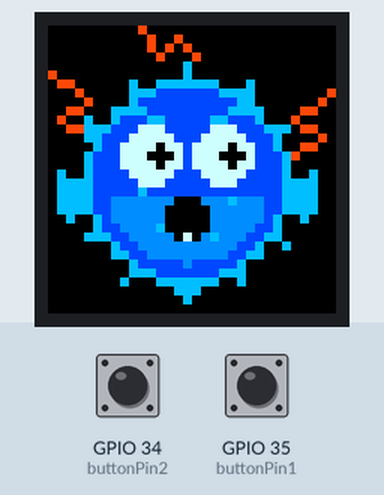
A sketch run on a simulated ESP32. Parts: 32×32 colour display. The test bench sets the inputs (shaded band); at power-on: GPIO 34 (buttonPin2) LOW, GPIO 35 (buttonPin1) LOW. What the sketch prints to the serial monitor is not drawn.

Above: at 1.2 s.
1.3 s: GPIO 34 (buttonPin2) pulled HIGH for 0.15 s
At 1.65 s:
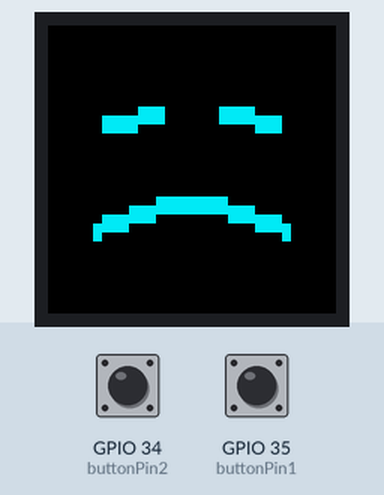
2.0 s: GPIO 35 (buttonPin1) pulled HIGH for 0.15 s
At 2.58 s:
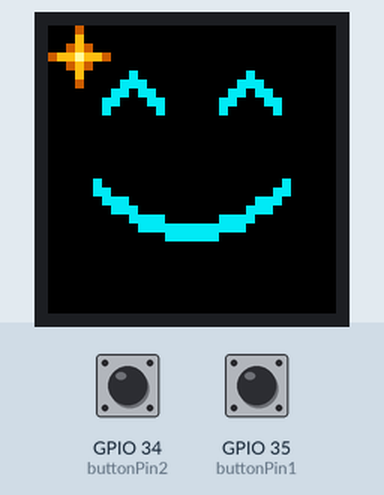
2.7 s: GPIO 34 (buttonPin2) pulled HIGH for 1 s
At 4.23 s:
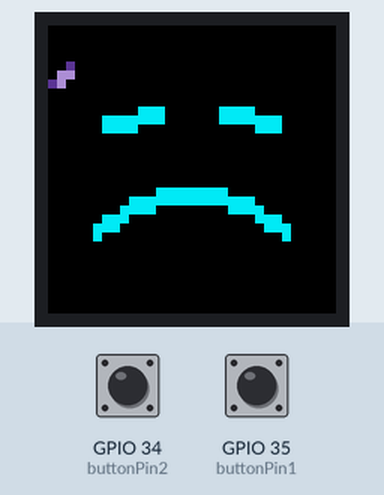
4.3 s: GPIO 35 (buttonPin1) pulled HIGH for 1 s
At 6.04 s:
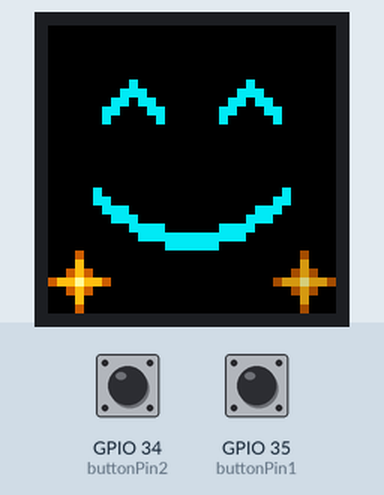
Timing chart, 0 to 6.9 s (numbered marks = the images above; inputs shaded):
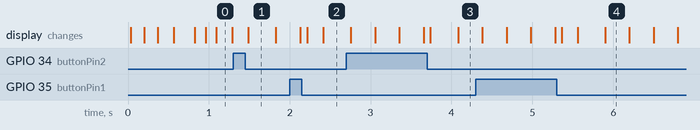

The sketch:

after.ino
```cpp
// --- CUSTOM PXMATRIX PINS: PRESERVED FROM YOUR SKETCH ---
#define P_R1 13
#define P_G1 27
#define P_B1 26
#define P_R2 13
#define P_G2 27
#define P_B2 26

#define PxMATRIX_DOUBLE_BUFFER true

#include <PxMatrix.h>
#include <math.h>

// ------------------------- Matrix wiring -------------------------
#define P_LAT 22
#define P_A   19
#define P_B   23
#define P_C   18
#define P_D   5
#define P_OE  16

PxMATRIX display(32, 32, P_LAT, P_OE, P_A, P_B, P_C, P_D);

// ------------------------- Display refresh -------------------------
hw_timer_t *displayTimer = nullptr;
portMUX_TYPE timerMux = portMUX_INITIALIZER_UNLOCKED;

void IRAM_ATTR display_updater() {
  portENTER_CRITICAL_ISR(&timerMux);
  display.display(10);
  portEXIT_CRITICAL_ISR(&timerMux);
}

// ------------------------- Buttons -------------------------
const int buttonPin1 = 35;
const int buttonPin2 = 34;

// External pull-ups: released = HIGH, pressed = LOW.
const unsigned long DEBOUNCE_MS = 30;

struct Button {
  int pin;
  byte rawState;
  byte stableState;
  unsigned long changedAt;
};

// Explicit declarations for Arduino's sketch preprocessor.
void initializeButton(Button &button);
bool buttonPressed(Button &button, unsigned long now);

Button greenButton = {buttonPin1, HIGH, HIGH, 0};
Button blueButton = {buttonPin2, HIGH, HIGH, 0};

enum Scene {
  POND,
  HAPPY,
  SAD
};

Scene currentScene = POND;

unsigned long effectStarted = 0;
unsigned long lastFrame = 0;

const unsigned long FRAME_INTERVAL_MS = 33;
const unsigned long EFFECT_DURATION_MS = 3000UL;

// ------------------------- Button functions -------------------------
void initializeButton(Button &button) {
  pinMode(button.pin, INPUT);

  button.rawState = digitalRead(button.pin);
  button.stableState = button.rawState;
  button.changedAt = millis();
}

bool buttonPressed(Button &button, unsigned long now) {
  byte reading = digitalRead(button.pin);

  if (reading != button.rawState) {
    button.rawState = reading;
    button.changedAt = now;
  }

  if (reading != button.stableState &&
      now - button.changedAt >= DEBOUNCE_MS) {
    button.stableState = reading;
    return reading == LOW;
  }

  return false;
}

// ------------------------- Drawing helpers -------------------------
float smoothProgress(float value) {
  if (value < 0.0f) value = 0.0f;
  if (value > 1.0f) value = 1.0f;

  return value * value * (3.0f - 2.0f * value);
}

void drawGlint(int x, int y, uint16_t color) {
  display.drawPixel(x, y, color);
  display.drawPixel(x - 1, y, color);
  display.drawPixel(x + 1, y, color);
  display.drawPixel(x, y - 1, color);
  display.drawPixel(x, y + 1, color);
}

// ------------------------- Effect 1: Happy with golden stars -------------------------
void effect1(unsigned long now) {
  unsigned long elapsed = now - effectStarted;

  uint16_t cyan = display.color565(0, 235, 245);
  display.fillScreen(display.color565(0, 0, 0));

  // Smile is present immediately.
  float expression = smoothProgress(elapsed / 250.0f);
  float smileDepth = 3.0f + 2.0f * expression;

  // Happy rise, then gentle settling.
  float lift = 0.0f;

  if (elapsed < 220UL) {
    lift = 2.0f * smoothProgress(elapsed / 220.0f);
  } else if (elapsed < 800UL) {
    lift = 2.0f *
           (1.0f - smoothProgress(
               (elapsed - 220UL) / 580.0f));
  }

  int offsetY = -(int)roundf(lift);

  // Slow contented blink.
  float eyeOpenness = 1.0f;

  if (elapsed >= 1400UL && elapsed < 1520UL) {
    eyeOpenness = 1.0f -
        smoothProgress((elapsed - 1400UL) / 120.0f);
  } else if (elapsed >= 1520UL && elapsed < 1780UL) {
    eyeOpenness = 0.0f;
  } else if (elapsed >= 1780UL && elapsed < 1940UL) {
    eyeOpenness =
        smoothProgress((elapsed - 1780UL) / 160.0f);
  }

  const int eyeCenters[2] = {9, 22};
  int eyeY = 10 + offsetY;
  int archHeight = (int)roundf(3.0f * eyeOpenness);

  for (int eye = 0; eye < 2; eye++) {
    int ex = eyeCenters[eye];

    if (archHeight == 0) {
      display.fillRect(ex - 3, eyeY, 7, 2, cyan);
    } else {
      for (int thickness = 0; thickness < 2; thickness++) {
        display.drawLine(
            ex - 3, eyeY + thickness,
            ex, eyeY - archHeight + thickness,
            cyan);

        display.drawLine(
            ex, eyeY - archHeight + thickness,
            ex + 3, eyeY + thickness,
            cyan);
      }
    }
  }

  // Continuous, two-pixel-thick smile.
  int previousX = 0;
  int previousY = 0;

  for (int column = 0; column < 22; column++) {
    int x = 5 + column;
    float u = (column - 10.5f) / 10.5f;

    int y = 19 + offsetY +
            (int)roundf(
                smileDepth * (1.0f - u * u));

    for (int thickness = 0; thickness < 2; thickness++) {
      if (column == 0) {
        display.drawPixel(x, y + thickness, cyan);
      } else {
        display.drawLine(
            previousX, previousY + thickness,
            x, y + thickness,
            cyan);
      }
    }

    previousX = x;
    previousY = y;
  }

  // Star sprite:
  // 0 = black space, 1 = amber, 2 = gold, 3 = pale center.
  //
  // Long points and a broad center make the silhouette
  // read as a star rather than an isolated bright dot.
  static const uint8_t star[7][7] = {
    {0, 0, 0, 1, 0, 0, 0},
    {0, 0, 0, 2, 0, 0, 0},
    {0, 0, 1, 2, 1, 0, 0},
    {1, 2, 2, 3, 2, 2, 1},
    {0, 0, 1, 2, 1, 0, 0},
    {0, 0, 0, 2, 0, 0, 0},
    {0, 0, 0, 1, 0, 0, 0}
  };

  // Five safe positions, separated from the face.
  static const uint8_t starX[5] = {3, 28, 3, 28, 16};
  static const uint8_t starY[5] = {3, 28, 28, 3, 3};

  // Twelve appearances, staggered around the face.
  const int STAR_COUNT = 12;

  static const unsigned long starStart[STAR_COUNT] = {
     120UL,  300UL,  480UL,  660UL,
     840UL, 1020UL, 1200UL, 1380UL,
    1560UL, 1740UL, 1920UL, 2100UL
  };

  const unsigned long STAR_DURATION_MS = 420UL;

  for (int i = 0; i < STAR_COUNT; i++) {
    if (elapsed < starStart[i]) {
      continue;
    }

    unsigned long age = elapsed - starStart[i];

    if (age >= STAR_DURATION_MS) {
      continue;
    }

    // Appear as a complete star, hold, then fade.
    // Never shrink into a lone pixel.
    float brightness = 1.0f;

    if (age >= 200UL) {
      brightness = 1.0f -
          smoothProgress((age - 200UL) / 220.0f);
    }

    uint16_t colors[4];
    colors[0] = 0;

    colors[1] = display.color565(
        (uint8_t)roundf(200.0f * brightness),
        (uint8_t)roundf(95.0f * brightness),
        0);

    colors[2] = display.color565(
        (uint8_t)roundf(255.0f * brightness),
        (uint8_t)roundf(190.0f * brightness),
        (uint8_t)roundf(20.0f * brightness));

    colors[3] = display.color565(
        (uint8_t)roundf(255.0f * brightness),
        (uint8_t)roundf(250.0f * brightness),
        (uint8_t)roundf(155.0f * brightness));

    int position = i % 5;
    int left = starX[position] - 3;
    int top = starY[position] - 3;

    for (int sy = 0; sy < 7; sy++) {
      for (int sx = 0; sx < 7; sx++) {
        uint8_t shade = star[sy][sx];

        if (shade != 0) {
          display.drawPixel(
              left + sx, top + sy, colors[shade]);
        }
      }
    }
  }
}


// ------------------------- Effect 2: Sad face with falling petals -------------------------
void effect2(unsigned long now) {
  unsigned long elapsed = now - effectStarted;

  uint16_t cyan = display.color565(0, 235, 245);
  display.fillScreen(display.color565(0, 0, 0));

  float expression = smoothProgress(elapsed / 450.0f);
  float frownDepth = 3.0f + 1.5f * expression;

  // Entire face sits two pixels higher, with a gentle sinking motion.
  int offsetY = -2 + (int)roundf(
      smoothProgress(elapsed / 850.0f));

  // Slow, weary blink.
  float eyeOpenness = 1.0f;

  if (elapsed >= 900UL && elapsed < 1060UL) {
    eyeOpenness = 1.0f -
        smoothProgress((elapsed - 900UL) / 160.0f);
  } else if (elapsed >= 1060UL && elapsed < 1360UL) {
    eyeOpenness = 0.0f;
  } else if (elapsed >= 1360UL && elapsed < 1580UL) {
    eyeOpenness =
        smoothProgress((elapsed - 1360UL) / 220.0f);
  }

  int eyeY = 11 + offsetY;
  int droop = (int)roundf(eyeOpenness);

  // Restrained, two-pixel-thick eyes.
  for (int thickness = 0; thickness < 2; thickness++) {
    display.drawLine(
        6, eyeY + 1 + thickness,
        12, eyeY + 1 - droop + thickness,
        cyan);

    display.drawLine(
        19, eyeY + 1 - droop + thickness,
        25, eyeY + 1 + thickness,
        cyan);
  }

  // Continuous, two-pixel-thick frown.
  int previousX = 0;
  int previousY = 0;

  for (int column = 0; column < 22; column++) {
    int x = 5 + column;
    float u = (column - 10.5f) / 10.5f;

    int y = 24 + offsetY -
            (int)roundf(
                frownDepth * (1.0f - u * u));

    for (int thickness = 0; thickness < 2; thickness++) {
      if (column == 0) {
        display.drawPixel(x, y + thickness, cyan);
      } else {
        display.drawLine(
            previousX, previousY + thickness,
            x, y + thickness,
            cyan);
      }
    }

    previousX = x;
    previousY = y;
  }

  // ------------------------- Tears -------------------------
  static const unsigned long tearStart[2] = {
    1150UL, 1950UL
  };

  const unsigned long TEAR_DURATION_MS = 1100UL;

  for (int i = 0; i < 2; i++) {
    if (elapsed < tearStart[i]) {
      continue;
    }

    unsigned long age = elapsed - tearStart[i];

    if (age >= TEAR_DURATION_MS) {
      continue;
    }

    float progress = age / (float)TEAR_DURATION_MS;
    float fall = progress * progress;

    int outward = (int)roundf(3.0f * progress);
    int x = i == 0 ? 6 - outward : 25 + outward;

    int y = 13 + offsetY +
            (int)roundf(6.0f * fall);

    float brightness = 1.0f;

    if (age < 120UL) {
      brightness = smoothProgress(age / 120.0f);
    } else if (age > 800UL) {
      brightness = 1.0f -
          smoothProgress((age - 800UL) / 300.0f);
    }

    uint16_t tearBlue = display.color565(
        (uint8_t)roundf(40.0f * brightness),
        (uint8_t)roundf(125.0f * brightness),
        (uint8_t)roundf(255.0f * brightness));

    uint16_t tearLight = display.color565(
        (uint8_t)roundf(150.0f * brightness),
        (uint8_t)roundf(225.0f * brightness),
        (uint8_t)roundf(255.0f * brightness));

    display.drawPixel(x, y, tearBlue);
    display.drawPixel(x, y + 1, tearBlue);
    display.drawFastHLine(x - 1, y + 2, 3, tearBlue);
    display.drawPixel(x, y + 3, tearBlue);
    display.drawPixel(x, y + 2, tearLight);
  }

  // ------------------------- Falling petals -------------------------
  // Two hand-shaped poses: a diagonal petal and a turned petal.
  // 0 = empty, 1 = violet shading, 2 = pale lavender.
  static const uint8_t petalSprites[2][5][5] = {
    {
      {0, 0, 0, 0, 0},
      {0, 0, 0, 1, 0},
      {0, 0, 2, 2, 0},
      {0, 1, 2, 0, 0},
      {0, 0, 0, 0, 0}
    },
    {
      {0, 0, 0, 0, 0},
      {0, 0, 1, 0, 0},
      {0, 2, 2, 1, 0},
      {0, 0, 2, 0, 0},
      {0, 0, 0, 0, 0}
    }
  };

  const int PETAL_COUNT = 4;
  const unsigned long PETAL_DURATION_MS = 1900UL;

  static const unsigned long petalStart[PETAL_COUNT] = {
    80UL, 430UL, 900UL, 1350UL
  };

  for (int i = 0; i < PETAL_COUNT; i++) {
    if (elapsed < petalStart[i]) {
      continue;
    }

    unsigned long age = elapsed - petalStart[i];

    if (age >= PETAL_DURATION_MS) {
      continue;
    }

    float progress = age / (float)PETAL_DURATION_MS;

    // Keep petals in narrow outer lanes, away from the face.
    bool leftSide = (i % 2) == 0;

    float sway = sinf(
        progress * 6.2831853f + i * 1.7f);

    int centerX = leftSide
        ? 1 + (int)roundf(0.6f * sway)
        : 30 + (int)roundf(0.6f * sway);

    int centerY = 1 + (int)roundf(29.0f * progress);

    // Turn occasionally instead of flashing between poses.
    int pose = ((age / 380UL) + i) % 2;
    bool mirror = (i % 2) != 0;

    float brightness = 0.85f;

    if (age < 160UL) {
      brightness *= smoothProgress(age / 160.0f);
    } else if (age > 1500UL) {
      brightness *= 1.0f -
          smoothProgress((age - 1500UL) / 400.0f);
    }

    uint16_t petalShade = display.color565(
        (uint8_t)roundf(105.0f * brightness),
        (uint8_t)roundf(65.0f * brightness),
        (uint8_t)roundf(175.0f * brightness));

    uint16_t petalLight = display.color565(
        (uint8_t)roundf(205.0f * brightness),
        (uint8_t)roundf(165.0f * brightness),
        (uint8_t)roundf(245.0f * brightness));

    for (int sy = 0; sy < 5; sy++) {
      for (int sx = 0; sx < 5; sx++) {
        int sourceX = mirror ? 4 - sx : sx;
        uint8_t shade = petalSprites[pose][sy][sourceX];

        if (shade == 0) {
          continue;
        }

        int px = centerX + sx - 2;
        int py = centerY + sy - 2;

        if (px < 0 || px >= 32 || py < 0 || py >= 32) {
          continue;
        }

        display.drawPixel(
            px, py,
            shade == 1 ? petalShade : petalLight);
      }
    }
  }
}


// ------------------------- Rest: Everything is on fire -------------------------
void restState(unsigned long now) {
  // A little blue pufferfish bracing against repeated, overwhelming noise.
  const unsigned long cycle = now % 6800UL;
  int age = -1;
  if (cycle >= 700 && cycle < 2300) age = (int)cycle - 700;
  if (cycle >= 2700 && cycle < 4300) age = (int)cycle - 2700;
  if (cycle >= 4700 && cycle < 6500) age = (int)cycle - 4700;
  const bool startled = age >= 0;
  const bool impact = startled && age < 550;
  int swell = 0;
  if (startled) {
    if (age < 160) swell = age * 3 / 160;
    else if (age < 950) swell = 3;
    else swell = max(0, 3 - (age - 950) / 220);
  }
  const int r = 8 + swell;
  const int shake = impact ? ((age / 85) % 2 == 0 ? -1 : 1) : 0;
  const int cx = 16 + shake;
  const int cy = 17 + ((!startled && (cycle / 350) % 2) ? 1 : 0);
  const uint16_t blue = display.color565(0, 75, 255);
  const uint16_t edge = display.color565(0, 190, 255);
  const uint16_t belly = display.color565(0, 140, 255);
  const uint16_t white = display.color565(200, 255, 255);
  const uint16_t noise = display.color565(255, 75, 10);
  display.fillScreen(0);

  // Broken angular sound marks press in from the otherwise black edges.
  if (impact || (startled && age >= 700 && age < 900)) {
    const int inset = (age / 120) % 2;
    display.drawLine(0, 5, 3 + inset, 8, noise);
    display.drawLine(3 + inset, 8, 1, 10, noise);
    display.drawLine(1, 10, 3 + inset, 12, noise);
    display.drawLine(31, 7, 28 - inset, 10, noise);
    display.drawLine(28 - inset, 10, 30, 12, noise);
    display.drawLine(30, 12, 28 - inset, 14, noise);
    display.drawLine(10, 0, 12, 3, noise);
    display.drawLine(12, 3, 14, 1, noise);
    display.drawLine(14, 1, 16, 3, noise);
  }

  // Small paddling fins and a full ring of substantial blue spines.
  const int fin = (cycle / 180) % 2;
  display.fillTriangle(cx-r+1, cy+1, cx-r-3, cy-1-fin, cx-r-2, cy+4, edge);
  display.fillTriangle(cx+r-1, cy+1, cx+r+3, cy-1+fin, cx+r+2, cy+4, edge);
  for (int i = 0; i < 12; ++i) {
    const float a = i * 6.2831853f / 12.0f;
    const float ca = cosf(a), sa = sinf(a);
    const int bx = cx + (int)roundf(ca * (r-1));
    const int by = cy + (int)roundf(sa * (r-1));
    const int tx = cx + (int)roundf(ca * (r+2));
    const int ty = cy + (int)roundf(sa * (r+2));
    const int dx = (int)roundf(-sa);
    const int dy = (int)roundf(ca);
    display.fillTriangle(bx+dx, by+dy, bx-dx, by-dy, tx, ty, edge);
  }
  display.fillCircle(cx, cy, r, edge);
  display.fillCircle(cx, cy, r-1, blue);
  // Broad blue belly, with a clean silhouette and only a few spots.
  for (int y = 2; y < r-1; ++y) {
    for (int x = -r+2; x <= r-2; ++x) {
      if (x*x + y*y <= (r-2)*(r-2)) display.drawPixel(cx+x, cy+y, belly);
    }
  }
  display.drawPixel(cx-5, cy+1, edge);
  display.drawPixel(cx+5, cy+2, edge);
  display.drawPixel(cx-3, cy+5, edge);
  display.drawPixel(cx+3, cy+6, edge);

  // Huge startled eyes and an open O; no smile or resolved ending.
  const int ey = cy-3;
  display.fillCircle(cx-4, ey, 3, white);
  display.fillCircle(cx+4, ey, 3, white);
  const int look = impact ? -shake : 0;
  display.fillCircle(cx-4+look, ey, 1, 0);
  display.fillCircle(cx+4+look, ey, 1, 0);
  display.drawLine(cx-6, ey-5, cx-3, ey-4, edge);
  display.drawLine(cx+3, ey-4, cx+6, ey-5, edge);
  display.fillCircle(cx, cy+4, startled ? 2 : 1, 0);
  if (startled) display.drawPixel(cx, cy+6, white);
}

// ------------------------- Setup -------------------------
void setup() {
  Serial.begin(115200);

  pinMode(P_OE, OUTPUT);
  digitalWrite(P_OE, LOW);

  initializeButton(greenButton);
  initializeButton(blueButton);

  display.begin(16);
  display.setBrightness(255);
  display.clearDisplay();

  // Preserve your working refresh settings.
  displayTimer = timerBegin(0, 80, true);
  timerAttachInterrupt(displayTimer, &display_updater, true);
  timerAlarmWrite(displayTimer, 1000, true);
  timerAlarmEnable(displayTimer);

  effectStarted = millis();
  lastFrame = effectStarted;

  Serial.println("Ready: koi pond");
}

// ------------------------- Main loop -------------------------
void loop() {
  unsigned long now = millis();

  bool greenPressed = buttonPressed(greenButton, now);
  bool bluePressed = buttonPressed(blueButton, now);

  // Each press starts or restarts its effect.
  // Simultaneous press events are ignored.
  if (greenPressed && !bluePressed) {
    currentScene = HAPPY;
    effectStarted = now;

    Serial.println("Green: happy for 3.5 seconds");
  } else if (bluePressed && !greenPressed) {
    currentScene = SAD;
    effectStarted = now;

    Serial.println("Blue: sad for 3.5 seconds");
  }

  // Return to the pond when the effect finishes.
  if (currentScene != POND &&
      now - effectStarted >= EFFECT_DURATION_MS) {
    currentScene = POND;

    Serial.println("Rest: koi pond");
  }

  if (now - lastFrame >= FRAME_INTERVAL_MS) {
    lastFrame = now;

    // Draw into the hidden buffer.
    switch (currentScene) {
      case HAPPY:
        effect1(now);
        break;

      case SAD:
        effect2(now);
        break;

      case POND:
      default:
        restState(now);
        break;
    }

    // Display the completed frame.
    portENTER_CRITICAL(&timerMux);
    display.showBuffer();
    portEXIT_CRITICAL(&timerMux);
  }

  delay(1);
}
```
